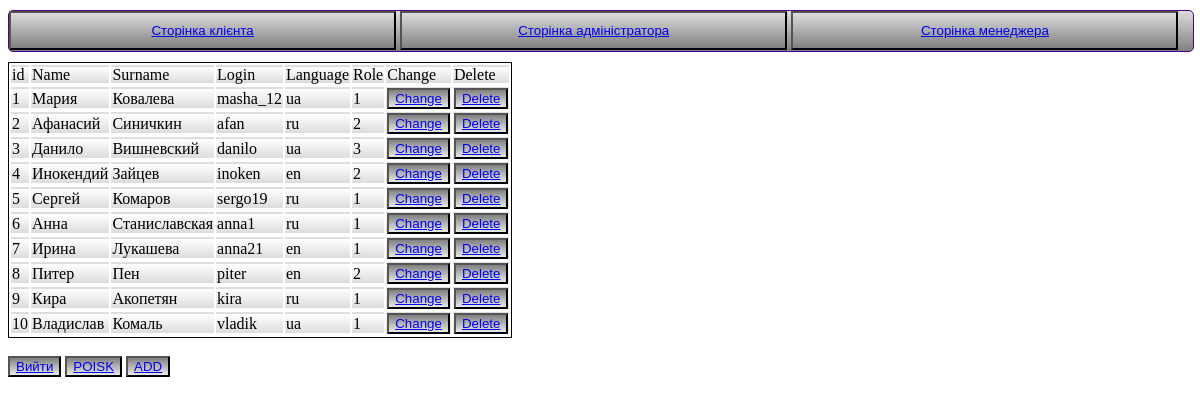
The page /client_table/table.php (signed in) on the database its author committed.
### tables this page shows
CREATE TABLE `users` (
  `id` int(11) NOT NULL,
  `login` varchar(10) NOT NULL,
  `password` varchar(10) NOT NULL,
  `name` varchar(50) NOT NULL,
  `lastname` varchar(50) NOT NULL,
  `lang` varchar(3) NOT NULL,
  `role` int(11) NOT NULL
);

### class/class.php (called while the page is built, shortened)
<?php
class lang {
public static $translate=[
		'ru'=>['Hello'=>'Здравствуйте', '3'=>'админ', '2'=>'менеджер', '1'=>'клиент', 'Афанасий'=>'Афанасий','Данило'=>'Данило','Мария'=>'Мария','Инокендий'=>'Инокендий','Сергей'=>'Сергей','Анна'=>'Анна','Ирина'=>'Ирина','Питер'=>'Питер','Кира'=>'Кира','Владислав'=>'Владислав','Admin_page'=>'Страница администратора', 'Manager_page'=>'Страница менеджера','Client_page'=>'Страница клиента',  'Log out'=>'Выйти','List'=>'Список клиентов','Ok'=>'Выбрать'],
		'en'=>['Hello'=>'Hello','3'=>'admin', '2'=>'manager', '1'=>'client', 'Афанасий'=>'Afanasiy','Данило'=>'Danilo','Мария'=>'Maria','Инокендий'=>'Inokendiy','Сергей'=>'Sergey','Анна'=>'Anna','Ирина'=>'Irina','Питер'=>'Piter','Кира'=>'Kira','Владислав'=>'Vladislav', 'Admin_page'=>'Admin page', 'Manager_page'=>'Manager page','Client_page'=>'Client page','Log out'=>'Log out','List'=>'List','Ok'=>'Ok'],
		'ua'=>['Hello'=>'Здравствуйте','3'=>'адмін','2'=>'менеджер', '1'=>'клієнт','Афанасий'=>'Афанасій','Данило'=>'Данило','Мария'=>'Марія','Инокендий'=>'Інокендій','Сергей'=>'Сергій','Анна'=>'Анна','Ирина'=>'Ірина','Питер'=>'Пітер','Кира'=>'Кіра','Владислав'=>'Владислав','Admin_page'=>'Сторінка адміністратора', 'Manager_page'=>'Сторінка менеджера','Client_page'=>'Сторінка клієнта','Log out'=>'Вийти','List'=>'Список клієнтів','Ok'=>'Вибрати'],
];
     public static function trans($text)
    {
        return self::$translate[$_SESSION['lang']][$text];
    }
}
?>

### client_table/table.php (the view, shortened to what this page needs)
<?php
require_once '../class/class.php';
include '../connect.php';
?>
<!DOCTYPE html>
<html>
<head>
    <link rel="stylesheet"  href="../css/style.css">
</head>
<body>
    <div class="menu">
        <button class="link"> <a href="../user_page/1.php"><?php echo lang::trans('Client_page'); ?></a></button>
        <button class="link"> <a href="../user_page/3.php"><?php echo lang::trans('Admin_page'); ?></a></button>
        <button class="link"> <a href="../user_page/2.php"><?php echo lang::trans('Manager_page'); ?></a></button></div>
<table>
		 <tr >
        <td > id</td >
        <td > Name</td >
        <td > Surname</td >
        <td > Login</td >
        <td > Language</td >
        <td > Role</td >
        <td>Change</td>
         <td>Delete</td>
    </tr >
		<?php
if($_SESSION['role']!='2'&&$_SESSION['role']!='3'){
        echo    'Error 404';
    }
    else{
   $sql = mysqli_query($link, 'SELECT `id`, `name`, `lastname`,`login`,`lang`,`role` FROM `users`');
    while ($result = mysqli_fetch_array($sql)) {
        echo '<tr>' .
            "<td>{$result['id']}</td>" .
            "<td>{$result['name']}</td>" .
            "<td>{$result['lastname']}</td>" .
            "<td>{$result['login']}</td>" .
            "<td>{$result['lang']}</td>" .
            "<td>{$result['role']}</td>" .
            "<td><button class='knopka'><a href='../change_user/update.php? id=".$result['id']."'>Change</a></button></td>" .
            "<td><button class='knopka'><a href='../delete_user/delete.php? id=".$result['id']."'>Delete</a></button></td>" .
            '</tr>';
    }
        }
?></table><br><button class="knopka"> <a href="exit.php"><?php echo lang::trans('Log out');?></a></button>
<button class="knopka"> <a href="../poisk/poisk.php">POISK</a></button>
<button class="knopka"> <a href="../add_user/add.php">ADD</a></button>
    </body>
    </html></body></html>

### css/style.css (style rules this page uses)
body { background-color: #FFFFFF; }
.link { margin:0px; width: 32.7%; height: 97%; background-image:linear-gradient(to top,#808080,#DCDCDC ); }
.menu { height: 40px; width: 100%; border:1px solid #4B0082; margin: 10px auto; border-radius: 5px ; background-image:linear-gradient(to top,#808080,#DCDCDC ); }
table { border: 1px solid black; }
tr { background-image:linear-gradient(to top,#DCDCDC,#FFFFFF ); border: 2px solid black; }
.knopka { background-image:linear-gradient(to top,#e9e9e9,#808080 ); }

### rows shown on the page
users: id "1", name "Мария", lastname "Ковалева", login "masha_12", lang "ua", role "1"
users: id "2", name "Афанасий", lastname "Синичкин", login "afan", lang "ru", role "2"
users: id "3", name "Данило", lastname "Вишневский", login "danilo", lang "ua", role "3"
users: id "4", name "Инокендий", lastname "Зайцев", login "inoken", lang "en", role "2"
users: id "5", name "Сергей", lastname "Комаров", login "sergo19", lang "ru", role "1"
users: id "6", name "Анна", lastname "Станиславская", login "anna1", lang "ru", role "1"
users: id "7", name "Ирина", lastname "Лукашева", login "anna21", lang "en", role "1"
users: id "8", name "Питер", lastname "Пен", login "piter", lang "en", role "2"
users: id "9", name "Кира", lastname "Акопетян", login "kira", lang "ru", role "1"
users: id "10", name "Владислав", lastname "Комаль", login "vladik", lang "ua", role "1"

### other values the page prints
lang::trans('Client_page') "Сторінка клієнта"
lang::trans('Admin_page') "Сторінка адміністратора"
lang::trans('Manager_page') "Сторінка менеджера"
lang::trans('Log out') "Вийти"
